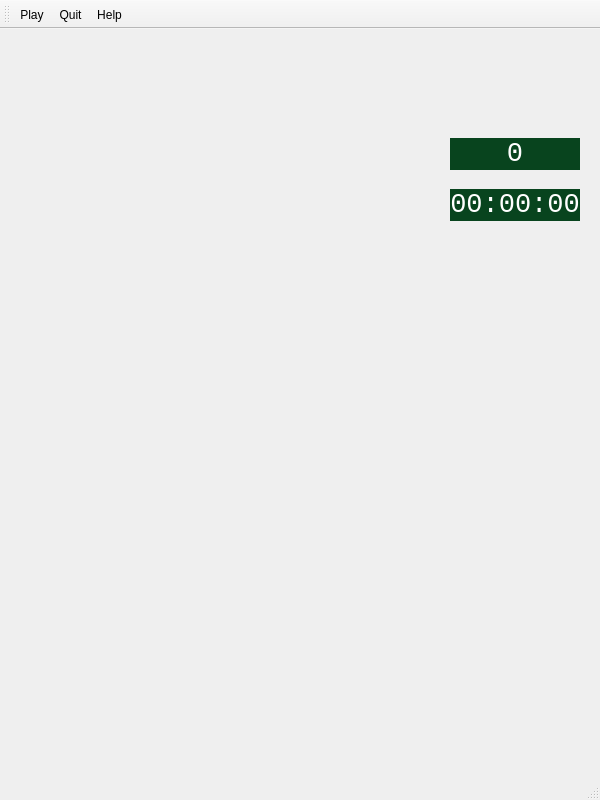
<?xml version="1.0" encoding="UTF-8"?>
<ui version="4.0">
 <class>MainWindow</class>
 <widget class="QMainWindow" name="MainWindow">
  <property name="geometry">
   <rect>
    <x>0</x>
    <y>0</y>
    <width>600</width>
    <height>800</height>
   </rect>
  </property>
  <property name="minimumSize">
   <size>
    <width>600</width>
    <height>800</height>
   </size>
  </property>
  <property name="maximumSize">
   <size>
    <width>600</width>
    <height>800</height>
   </size>
  </property>
  <property name="windowTitle">
   <string>Tens Solitaire</string>
  </property>
  <property name="styleSheet">
   <string notr="true">#centralwidget {
background-image: url(:/images/background_table.png);
}</string>
  </property>
  <widget class="QWidget" name="centralwidget">
   <widget class="QPushButton" name="pushButton_1">
    <property name="geometry">
     <rect>
      <x>9</x>
      <y>39</y>
      <width>128</width>
      <height>191</height>
     </rect>
    </property>
    <property name="minimumSize">
     <size>
      <width>128</width>
      <height>191</height>
     </size>
    </property>
    <property name="styleSheet">
     <string notr="true"/>
    </property>
    <property name="text">
     <string/>
    </property>
    <property name="iconSize">
     <size>
      <width>100</width>
      <height>152</height>
     </size>
    </property>
    <property name="checkable">
     <bool>false</bool>
    </property>
    <property name="checked">
     <bool>false</bool>
    </property>
    <property name="flat">
     <bool>true</bool>
    </property>
   </widget>
   <widget class="QPushButton" name="pushButton_2">
    <property name="geometry">
     <rect>
      <x>156</x>
      <y>39</y>
      <width>128</width>
      <height>191</height>
     </rect>
    </property>
    <property name="minimumSize">
     <size>
      <width>128</width>
      <height>191</height>
     </size>
    </property>
    <property name="text">
     <string/>
    </property>
    <property name="iconSize">
     <size>
      <width>100</width>
      <height>152</height>
     </size>
    </property>
    <property name="checkable">
     <bool>false</bool>
    </property>
    <property name="flat">
     <bool>true</bool>
    </property>
   </widget>
   <widget class="QPushButton" name="pushButton_3">
    <property name="geometry">
     <rect>
      <x>303</x>
      <y>39</y>
      <width>128</width>
      <height>191</height>
     </rect>
    </property>
    <property name="minimumSize">
     <size>
      <width>128</width>
      <height>191</height>
     </size>
    </property>
    <property name="autoFillBackground">
     <bool>false</bool>
    </property>
    <property name="text">
     <string/>
    </property>
    <property name="iconSize">
     <size>
      <width>100</width>
      <height>152</height>
     </size>
    </property>
    <property name="checkable">
     <bool>false</bool>
    </property>
    <property name="flat">
     <bool>true</bool>
    </property>
   </widget>
   <widget class="QLabel" name="lblNumberOfCards">
    <property name="geometry">
     <rect>
      <x>450</x>
      <y>109</y>
      <width>130</width>
      <height>32</height>
     </rect>
    </property>
    <property name="maximumSize">
     <size>
      <width>16777215</width>
      <height>50</height>
     </size>
    </property>
    <property name="font">
     <font>
      <family>Consolas</family>
      <pointsize>20</pointsize>
     </font>
    </property>
    <property name="styleSheet">
     <string notr="true">background-color: #08441e;
color: rgb(255, 255, 255);</string>
    </property>
    <property name="text">
     <string>0</string>
    </property>
    <property name="alignment">
     <set>Qt::AlignCenter</set>
    </property>
   </widget>
   <widget class="QPushButton" name="pushButton_4">
    <property name="geometry">
     <rect>
      <x>9</x>
      <y>266</y>
      <width>128</width>
      <height>191</height>
     </rect>
    </property>
    <property name="minimumSize">
     <size>
      <width>128</width>
      <height>191</height>
     </size>
    </property>
    <property name="text">
     <string/>
    </property>
    <property name="iconSize">
     <size>
      <width>100</width>
      <height>152</height>
     </size>
    </property>
    <property name="checkable">
     <bool>false</bool>
    </property>
    <property name="flat">
     <bool>true</bool>
    </property>
   </widget>
   <widget class="QPushButton" name="pushButton_5">
    <property name="geometry">
     <rect>
      <x>156</x>
      <y>266</y>
      <width>128</width>
      <height>191</height>
     </rect>
    </property>
    <property name="minimumSize">
     <size>
      <width>128</width>
      <height>191</height>
     </size>
    </property>
    <property name="text">
     <string/>
    </property>
    <property name="iconSize">
     <size>
      <width>100</width>
      <height>152</height>
     </size>
    </property>
    <property name="checkable">
     <bool>false</bool>
    </property>
    <property name="flat">
     <bool>true</bool>
    </property>
   </widget>
   <widget class="QPushButton" name="pushButton_6">
    <property name="geometry">
     <rect>
      <x>303</x>
      <y>266</y>
      <width>128</width>
      <height>191</height>
     </rect>
    </property>
    <property name="minimumSize">
     <size>
      <width>128</width>
      <height>191</height>
     </size>
    </property>
    <property name="text">
     <string/>
    </property>
    <property name="iconSize">
     <size>
      <width>100</width>
      <height>152</height>
     </size>
    </property>
    <property name="checkable">
     <bool>false</bool>
    </property>
    <property name="flat">
     <bool>true</bool>
    </property>
   </widget>
   <widget class="QLabel" name="lblChrono">
    <property name="geometry">
     <rect>
      <x>450</x>
      <y>160</y>
      <width>130</width>
      <height>32</height>
     </rect>
    </property>
    <property name="maximumSize">
     <size>
      <width>16777215</width>
      <height>50</height>
     </size>
    </property>
    <property name="font">
     <font>
      <family>Consolas</family>
      <pointsize>20</pointsize>
     </font>
    </property>
    <property name="styleSheet">
     <string notr="true">background-color: #08441e;
color: rgb(255, 255, 255);</string>
    </property>
    <property name="text">
     <string>00:00:00</string>
    </property>
    <property name="alignment">
     <set>Qt::AlignCenter</set>
    </property>
   </widget>
   <widget class="QPushButton" name="pushButton_7">
    <property name="geometry">
     <rect>
      <x>9</x>
      <y>493</y>
      <width>128</width>
      <height>191</height>
     </rect>
    </property>
    <property name="minimumSize">
     <size>
      <width>128</width>
      <height>191</height>
     </size>
    </property>
    <property name="text">
     <string/>
    </property>
    <property name="iconSize">
     <size>
      <width>100</width>
      <height>152</height>
     </size>
    </property>
    <property name="checkable">
     <bool>false</bool>
    </property>
    <property name="flat">
     <bool>true</bool>
    </property>
   </widget>
   <widget class="QPushButton" name="pushButton_8">
    <property name="geometry">
     <rect>
      <x>156</x>
      <y>493</y>
      <width>128</width>
      <height>191</height>
     </rect>
    </property>
    <property name="minimumSize">
     <size>
      <width>128</width>
      <height>191</height>
     </size>
    </property>
    <property name="text">
     <string/>
    </property>
    <property name="iconSize">
     <size>
      <width>100</width>
      <height>152</height>
     </size>
    </property>
    <property name="checkable">
     <bool>false</bool>
    </property>
    <property name="flat">
     <bool>true</bool>
    </property>
   </widget>
   <widget class="QPushButton" name="pushButton_9">
    <property name="geometry">
     <rect>
      <x>303</x>
      <y>493</y>
      <width>128</width>
      <height>191</height>
     </rect>
    </property>
    <property name="minimumSize">
     <size>
      <width>128</width>
      <height>191</height>
     </size>
    </property>
    <property name="text">
     <string/>
    </property>
    <property name="iconSize">
     <size>
      <width>100</width>
      <height>152</height>
     </size>
    </property>
    <property name="checkable">
     <bool>false</bool>
    </property>
    <property name="flat">
     <bool>true</bool>
    </property>
   </widget>
  </widget>
  <widget class="QMenuBar" name="menubar">
   <property name="geometry">
    <rect>
     <x>0</x>
     <y>0</y>
     <width>600</width>
     <height>21</height>
    </rect>
   </property>
  </widget>
  <widget class="QStatusBar" name="statusbar"/>
  <widget class="QToolBar" name="toolBar">
   <property name="windowTitle">
    <string>toolBar</string>
   </property>
   <attribute name="toolBarArea">
    <enum>TopToolBarArea</enum>
   </attribute>
   <attribute name="toolBarBreak">
    <bool>false</bool>
   </attribute>
   <addaction name="actionPlay"/>
   <addaction name="actionQuit"/>
   <addaction name="actionHelp"/>
  </widget>
  <action name="actionQuit">
   <property name="icon">
    <iconset resource="../app.qrc">
     <normaloff>:/icons/exit.svg</normaloff>:/icons/exit.svg</iconset>
   </property>
   <property name="text">
    <string>Quit</string>
   </property>
   <property name="toolTip">
    <string>Quit</string>
   </property>
  </action>
  <action name="actionPlay">
   <property name="icon">
    <iconset resource="../app.qrc">
     <normaloff>:/icons/play.svg</normaloff>:/icons/play.svg</iconset>
   </property>
   <property name="text">
    <string>Play</string>
   </property>
   <property name="toolTip">
    <string>Play</string>
   </property>
   <property name="shortcut">
    <string>F2</string>
   </property>
  </action>
  <action name="actionHelp">
   <property name="icon">
    <iconset resource="../app.qrc">
     <normaloff>:/icons/idea.svg</normaloff>:/icons/idea.svg</iconset>
   </property>
   <property name="text">
    <string>Help</string>
   </property>
   <property name="toolTip">
    <string>Help</string>
   </property>
  </action>
 </widget>
 <resources>
  <include location="../app.qrc"/>
 </resources>
 <connections/>
</ui>
